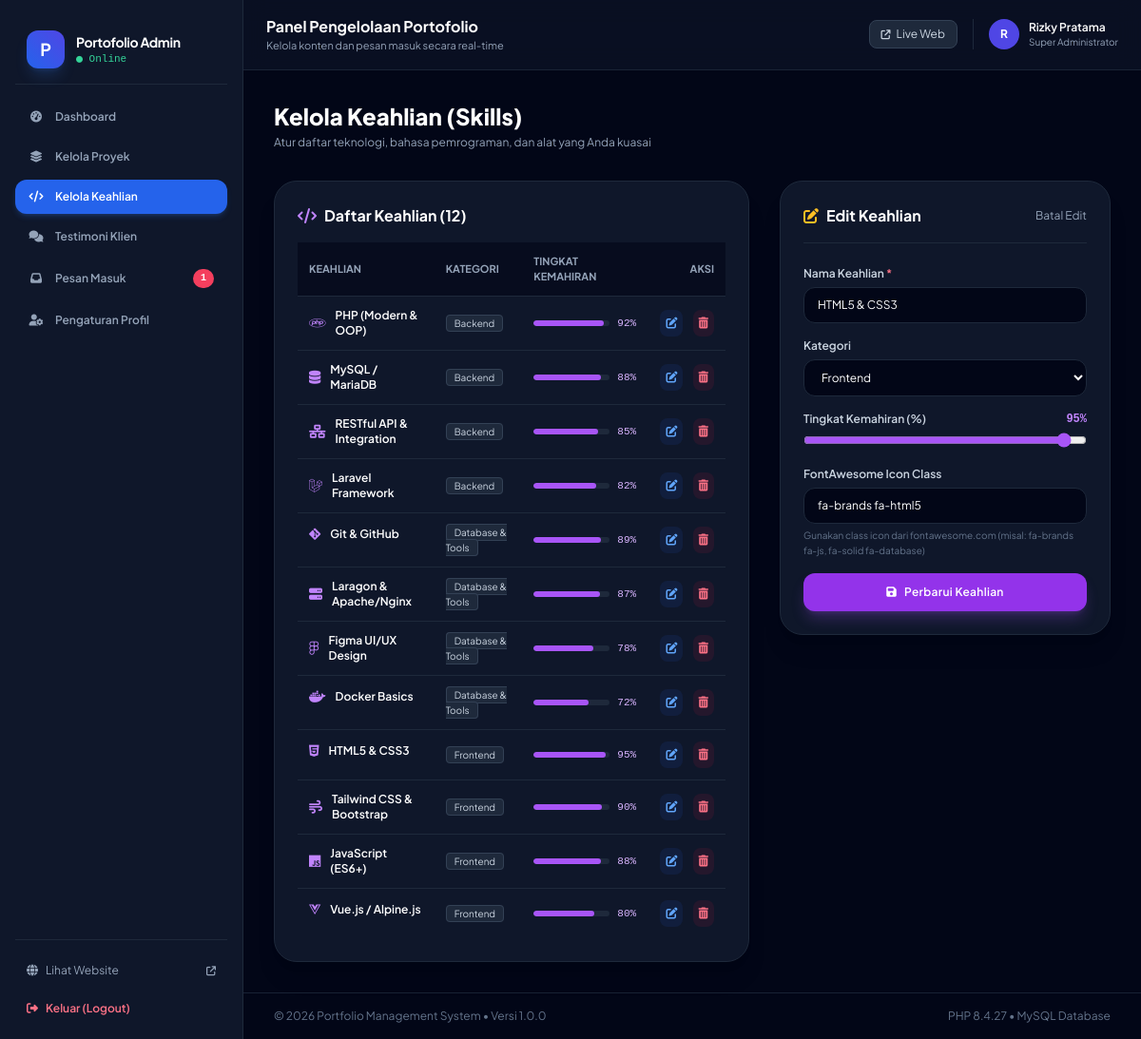
The app's page /admin/skills.php?edit=1 (signed in) with its own data.
### tables this page shows
CREATE TABLE IF NOT EXISTS `skills` (
    `id` INT AUTO_INCREMENT PRIMARY KEY,
    `name` VARCHAR(100) NOT NULL,
    `category` VARCHAR(50) NOT NULL,  
    `proficiency` INT NOT NULL DEFAULT 85,
    `icon_class` VARCHAR(100) DEFAULT 'fa-code',
    `created_at` TIMESTAMP DEFAULT CURRENT_TIMESTAMP
);

### includes/functions.php (called while the page is built, shortened)
<?php
function sanitize($str) {
    return htmlspecialchars(trim($str ?? ''), ENT_QUOTES, 'UTF-8');
}

### admin/skills.php (the view, shortened to what this page needs)
<?php
require_once __DIR__ . '/admin-header.php';
$edit_id = isset($_GET['edit']) ? (int)$_GET['edit'] : 0;
$skill_to_edit = null;
if ($edit_id > 0) {
    $stmt = $pdo->prepare("SELECT * FROM skills WHERE id = ?");
    $stmt->execute([$edit_id]);
    $skill_to_edit = $stmt->fetch();
}
$skills = $pdo->query("SELECT * FROM skills ORDER BY category ASC, proficiency DESC")->fetchAll();
?>
<div class="flex flex-col sm:flex-row sm:items-center justify-between gap-4 mb-8">
    <div>
        <h1 class="text-2xl font-extrabold text-white">Kelola Keahlian (Skills)</h1>
        <p class="text-xs text-slate-400 mt-1">Atur daftar teknologi, bahasa pemrograman, dan alat yang Anda kuasai</p>
    </div>
</div>
<div class="grid grid-cols-1 lg:grid-cols-12 gap-8">
    <div class="lg:col-span-7 bg-slate-900 border border-slate-800 rounded-3xl p-6 shadow-xl">
        <h2 class="text-base font-bold text-white mb-4 flex items-center gap-2">
            <i class="fa-solid fa-code text-purple-400"></i> Daftar Keahlian (<?= count($skills) ?>)
        </h2>
        <?php if (empty($skills)): ?>
            <div class="text-center py-12 text-slate-500 text-xs">
                Belum ada data keahlian. Gunakan form di sebelah kanan untuk menambahkan skill baru.
            </div>
        <?php else: ?>
            <div class="overflow-x-auto">
                <table class="w-full text-left text-xs text-slate-300">
                    <thead class="text-[11px] uppercase bg-slate-950/60 text-slate-400 border-b border-slate-800">
                        <tr>
                            <th class="py-3 px-3">Keahlian</th>
                            <th class="py-3 px-3">Kategori</th>
                            <th class="py-3 px-3">Tingkat Kemahiran</th>
                            <th class="py-3 px-3 text-right">Aksi</th>
                        </tr>
                    </thead>
                    <tbody class="divide-y divide-slate-800">
                        <?php foreach ($skills as $s): ?>
                        <tr class="hover:bg-slate-800/40 transition">
                            <td class="py-3 px-3 font-semibold text-white flex items-center gap-2.5">
                                <i class="<?= sanitize($s['icon_class'] ?: 'fa-solid fa-code') ?> text-purple-400 text-sm"></i>
                                <?= sanitize($s['name']) ?>
                            </td>
                            <td class="py-3 px-3">
                                <span class="px-2 py-0.5 rounded bg-slate-800 text-slate-300 border border-slate-700 text-[10px]">
                                    <?= sanitize($s['category']) ?>
                                </span>
                            </td>
                            <td class="py-3 px-3">
                                <div class="flex items-center gap-2">
                                    <div class="w-20 bg-slate-800 rounded-full h-1.5 overflow-hidden">
                                        <div class="bg-purple-500 h-1.5 rounded-full" style="width: <?= (int)$s['proficiency'] ?>%"></div>
                                    </div>
                                    <span class="font-mono text-[11px] text-purple-300"><?= (int)$s['proficiency'] ?>%</span>
                                </div>
                            </td>
                            <td class="py-3 px-3 text-right space-x-2 whitespace-nowrap">
                                <a href="skills.php?edit=<?= $s['id'] ?>" class="p-1.5 rounded-lg bg-blue-600/10 text-blue-400 hover:bg-blue-600 hover:text-white transition inline-block" title="Edit">
                                    <i class="fa-solid fa-pen-to-square"></i>
                                </a>
                                <form action="skills.php" method="POST" class="inline-block" onsubmit="return confirm('Hapus keahlian ini?');">
                                    <button type="submit" class="p-1.5 rounded-lg bg-rose-600/10 text-rose-400 hover:bg-rose-600 hover:text-white transition cursor-pointer" title="Hapus">
                                        <i class="fa-solid fa-trash-can"></i>
                                    </button>
                                </form>
                            </td>
                        </tr>
                        <?php endforeach; ?>
                    </tbody>
                </table>
            </div>
        <?php endif; ?>
    </div>
    <div class="lg:col-span-5 bg-slate-900 border border-slate-800 rounded-3xl p-6 shadow-xl h-fit">
        <div class="flex items-center justify-between mb-6 pb-4 border-b border-slate-800">
            <h2 class="text-base font-bold text-white flex items-center gap-2">
                <i class="fa-solid <?= $skill_to_edit ? 'fa-pen-to-square text-amber-400' : 'fa-plus text-purple-400' ?>"></i>
                <?= $skill_to_edit ? 'Edit Keahlian' : 'Tambah Keahlian Baru' ?>
            </h2>
            <?php if ($skill_to_edit): ?>
                <a href="skills.php" class="text-xs text-slate-400 hover:text-white">Batal Edit</a>
            <?php endif; ?>
        </div>
        <form action="skills.php" method="POST" class="space-y-4 text-xs">
            <div>
                <label for="name" class="block font-semibold text-slate-300 mb-1.5">Nama Keahlian <span class="text-rose-400">*</span></label>
                <input type="text" id="name" name="name" required value="<?= $skill_to_edit ? sanitize($skill_to_edit['name']) : '' ?>" placeholder="Contoh: PHP (OOP &amp; PDO)" class="w-full px-3.5 py-2.5 bg-slate-950 border border-slate-800 rounded-xl text-white placeholder-slate-500 focus:outline-none focus:ring-2 focus:ring-purple-500">
            </div>
            <div>
                <label for="category" class="block font-semibold text-slate-300 mb-1.5">Kategori</label>
                <select id="category" name="category" class="w-full px-3.5 py-2.5 bg-slate-950 border border-slate-800 rounded-xl text-white focus:outline-none focus:ring-2 focus:ring-purple-500">
                    <?php
                    $cats = ['Frontend', 'Backend', 'Database & Tools'];
                    $current_cat = $skill_to_edit ? $skill_to_edit['category'] : 'Frontend';
                    foreach ($cats as $c):
                    ?>
                        <option value="<?= $c ?>" <?= $current_cat === $c ? 'selected' : '' ?>><?= $c ?></option>
                    <?php endforeach; ?>
                </select>
            </div>
            <div>
                <div class="flex justify-between items-center mb-1.5">
                    <label for="proficiency" class="font-semibold text-slate-300">Tingkat Kemahiran (%)</label>
                    <span id="profVal" class="text-purple-400 font-mono font-bold"><?= $skill_to_edit ? (int)$skill_to_edit['proficiency'] : 85 ?>%</span>
                </div>
                <input type="range" id="proficiency" name="proficiency" min="10" max="100" value="<?= $skill_to_edit ? (int)$skill_to_edit['proficiency'] : 85 ?>" oninput="document.getElementById('profVal').innerText = this.value + '%'" class="w-full accent-purple-500 bg-slate-950 cursor-pointer">
            </div>
            <div>
                <label for="icon_class" class="block font-semibold text-slate-300 mb-1.5">FontAwesome Icon Class</label>
                <input type="text" id="icon_class" name="icon_class" value="<?= $skill_to_edit ? sanitize($skill_to_edit['icon_class']) : 'fa-brands fa-php' ?>" placeholder="fa-brands fa-php" class="w-full px-3.5 py-2.5 bg-slate-950 border border-slate-800 rounded-xl text-white placeholder-slate-500 focus:outline-none focus:ring-2 focus:ring-purple-500">
                <p class="text-[10px] text-slate-500 mt-1">Gunakan class icon dari fontawesome.com (misal: fa-brands fa-js, fa-solid fa-database)</p>
            </div>
            <button type="submit" class="w-full py-3 px-4 rounded-xl bg-purple-600 hover:bg-purple-500 text-white font-semibold tracking-wide transition shadow-lg shadow-purple-500/25 flex items-center justify-center gap-2 cursor-pointer mt-4">
                <i class="fa-solid <?= $skill_to_edit ? 'fa-floppy-disk' : 'fa-plus' ?>"></i>
                <?= $skill_to_edit ? 'Perbarui Keahlian' : 'Simpan Keahlian Baru' ?>
            </button>
        </form>
    </div>
</div>
<?php require_once __DIR__ . '/admin-footer.php'; ?>

### records on screen
skills: name "PHP (Modern & OOP)", category "Backend", proficiency "92"
skills: name "MySQL / MariaDB", category "Backend", proficiency "88"
skills: name "RESTful API & Integration", category "Backend", proficiency "85"
skills: name "Laravel Framework", category "Backend", proficiency "82"
skills: name "Git & GitHub", category "Database & Tools", proficiency "89"
skills: name "Laragon & Apache/Nginx", category "Database & Tools", proficiency "87"
skills: name "Figma UI/UX Design", category "Database & Tools", proficiency "78"
skills: name "Docker Basics", category "Database & Tools", proficiency "72"
skills: name "HTML5 & CSS3", category "Frontend", proficiency "95", icon_class "fa-brands fa-html5"
skills: name "Tailwind CSS & Bootstrap", category "Frontend", proficiency "90"
skills: name "JavaScript (ES6+)", category "Frontend", proficiency "88"
skills: name "Vue.js / Alpine.js", category "Frontend", proficiency "80"

### other values on screen
$unread_count "1"
substr($admin_name, 0, 1) "R"
$admin_name "Rizky Pratama"
count($skills) "12"
PHP_VERSION "8.4.27"
